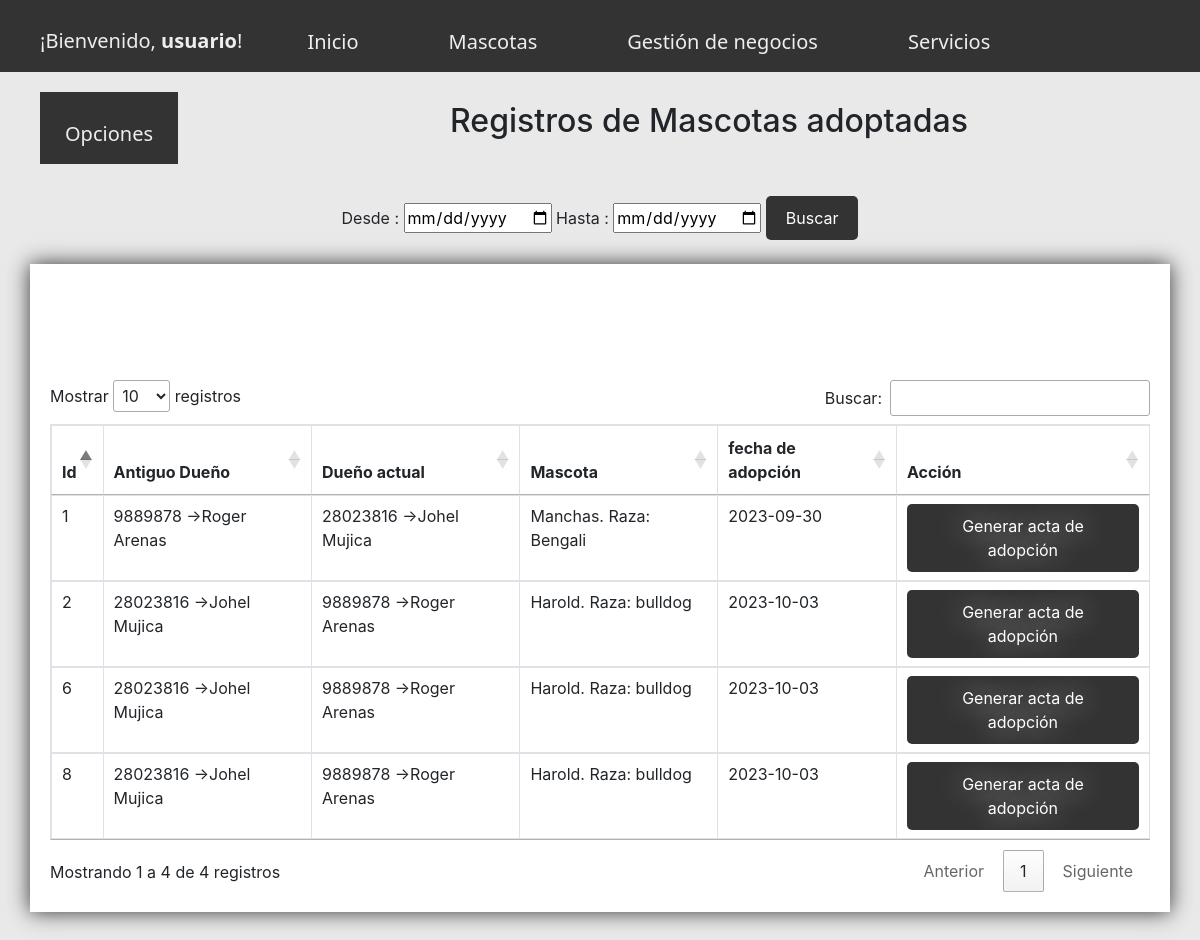
Page /VerMascotasAdoptadas.php (signed in) on the committed database.
### tables this page shows
CREATE TABLE `adopcion` (
  `id` int(11) NOT NULL AUTO_INCREMENT,
  `id_perro` int(11) NOT NULL,
  `id_dueno_uno` int(11) NOT NULL,
  `id_dueno_dos` int(11) NOT NULL,
  `fecha` date NOT NULL,
  PRIMARY KEY (`id`),
  KEY `id_perro` (`id_perro`),
  KEY `id_dueno_uno` (`id_dueno_uno`),
  KEY `id_dueno_dos` (`id_dueno_dos`),
  CONSTRAINT `adopcion_ibfk_1` FOREIGN KEY (`id_perro`) REFERENCES `perro` (`id_perro`),
  CONSTRAINT `adopcion_ibfk_2` FOREIGN KEY (`id_dueno_uno`) REFERENCES `cliente` (`id_cliente`),
  CONSTRAINT `adopcion_ibfk_3` FOREIGN KEY (`id_dueno_dos`) REFERENCES `cliente` (`id_cliente`)
);

CREATE TABLE `cliente` (
  `id_cliente` int(55) NOT NULL,
  `nombre_cliente` varchar(99) NOT NULL,
  `apellido_cliente` varchar(20) NOT NULL,
  `telefono_cliente` varchar(19) NOT NULL,
  `c_check` int(11) NOT NULL DEFAULT '0',
  PRIMARY KEY (`id_cliente`)
);

CREATE TABLE `perro` (
  `id_perro` int(20) NOT NULL AUTO_INCREMENT,
  `indice` int(11) NOT NULL,
  `nombre_perro` varchar(99) NOT NULL,
  `tipo` varchar(10) NOT NULL,
  `raza_perro` varchar(99) NOT NULL,
  `observaciones` text NOT NULL,
  `m_check` int(11) NOT NULL DEFAULT '0',
  PRIMARY KEY (`id_perro`)
);

### VerMascotasAdoptadas.php (the view, shortened to what this page needs)
<?php
	include 'top.php';
$c = new SelectDatos();
$conectar= $c->Buscador();
?>
<?php
	$sentencia = $conectar->query("SELECT * FROM adopcion a INNER JOIN perro p on a.id_perro = p.id_perro order by id desc");
                               $resultado = $sentencia->fetchAll(PDO::FETCH_OBJ);
 	?>
<!DOCTYPE html>
<html lang="es">
<head>
</head>
	<link rel="stylesheet" href="./css/bootstrap.css">
<link rel="stylesheet" href="./css/body.css">
<link rel="stylesheet" href="./css/top.css">
<body style="background-color: #e9e9e9">
	<h2 class="centrado">Registros de Mascotas adoptadas</h2>
<br>
	<form action="" class="centrado" method="post">
           <br>
                <div class="">
                	<label>Desde :</label>
				<input type="date" name="dt1">
				<label>Hasta :</label>
				<input type="date" name="dt2">
				<input type="submit" class="info" name="btn_buscar" value="Buscar">
                </div>
	</form>
			<br>
   <div class="container" style="margin-bottom: 50px; padding: 20px; background-color: #fff; text-shadow: 0 0 30px #fff;
			       box-shadow: 0 0 20px #333; height:30% ">
<table class="table table-bordered" style="padding-bottom: 0%" id="tabla_maa">
	<thead>
			<tr class="head">
				<th class="formularioesp2">Id</th>
				<th class="formularioesp2">Antiguo Dueño</th>
				<th class="formularioesp2">Dueño actual</th>
				<th class="formularioesp2">Mascota</th>
				<th class="formularioesp2">fecha de adopción</th>
				<th class="formularioesp2">Acción</th>
</tr>
</thead>
<?php
foreach ($resultado as $adop) {
                              $sentencia = $conectar->query("SELECT * FROM cliente where id_cliente = '$adop->id_dueno_uno'");
                              $resuluno = $sentencia->fetchAll(PDO::FETCH_OBJ);
                              foreach ($resuluno as $duenouno) {
                              $sentencia = $conectar->query("SELECT * FROM cliente where id_cliente = '$adop->id_dueno_dos'");
                             $resuldos = $sentencia->fetchAll(PDO::FETCH_OBJ);
                              foreach ($resuldos as $duenodos) {
                                ?>
                                <tr>
                    <td class="formularioesp"><?php echo $adop->id; ?></td>
                    <td class="formularioesp"><?php echo $adop->id_dueno_uno." ->".$duenouno->nombre_cliente." ".$duenouno->apellido_cliente; ?></td>
                    <td class="formularioesp"><?php echo $adop->id_dueno_dos." ->".$duenodos->nombre_cliente." ".$duenodos->apellido_cliente; ?></td>
					<td class="formularioesp"><?php echo $adop->nombre_perro.". Raza: ".$adop->raza_perro; ?></td>
					<td class="formularioesp"><?php echo $adop->fecha; ?></td>
					<td class="formularioesp"><a href="GenerarActaDeAdopcion.php?id=<?php echo $adop->id; ?>" class="info" >Generar acta de adopción</a></td>
					<br>
					<?php }
				             }
			                    }
			?>
		</tr>
			</table>
            </div>
</body>
</html>

### css/body.css (style rules this page uses)
.centrado { text-align: center; }
.formularioesp { border: 1px solid #5c9b9c; margin-top: 5px; margin-bottom: 5px; }
.formularioesp2 { border: 1px solid black; margin-top: 5px; margin-bottom: 5px; }

### css/top.css (style rules this page uses)
.info { display: inline-block; padding:10px 20px; background-color: #333; color: white; text-align: center; border: none; border-radius:5px; cursor: pointer; text-decoration: none; }

### DataTables/datatables.css (style rules this page uses)
:root { --dt-row-selected: 13, 110, 253; --dt-row-selected-text: 255, 255, 255; --dt-row-selected-link: 9, 10, 11; --dt-row-stripe: 0, 0, 0; --dt-row-hover: 0, 0, 0; --dt-column-ordering: 0, 0, 0; --dt-html-background: white; }
table.dataTable thead > tr > th.sorting, table.dataTable thead > tr > th.sorting_asc, table.dataTable thead > tr > th.sorting_desc, table.dataTable thead > tr > th.sorting_asc_disabled, table.dataTable thead > tr > th.sorting_desc_disabled, table.dataTable thead > tr > td.sorting, table.dataTable thead > tr > td.sorting_asc, table.dataTable thead > tr > td.sorting_desc, table.dataTable thead > tr > td.sorting_asc_disabled, table.dataTable thead > tr > td.sorting_desc_disabled { cursor: pointer; position: relative; padding-right: 26px; }
table.dataTable thead > tr > th.sorting:before, table.dataTable thead > tr > th.sorting:after, table.dataTable thead > tr > th.sorting_asc:before, table.dataTable thead > tr > th.sorting_asc:after, table.dataTable thead > tr > th.sorting_desc:before, table.dataTable thead > tr > th.sorting_desc:after, table.dataTable thead > tr > th.sorting_asc_disabled:before, table.dataTable thead > tr > th.sorting_asc_disabled:after, table.dataTable thead > tr > th.sorting_desc_disabled:before, table.dataTable thead > tr > th.sorting_desc_disabled:after, table.dataTable thead > tr > td.sorting:before, table.dataTable thead > tr > td.sorting:after, table.dataTable thead > tr > td.sorting_asc:before, table.dataTable thead > tr > td.sorting_asc:after, table.dataTable thead > tr > td.sorting_desc:before, table.dataTable thead > tr > td.sorting_desc:after, table.dataTable thead > tr > td.sorting_asc_disabled:before, table.dataTable thead > tr > td.sorting_asc_disabled:after, table.dataTable thead > tr > td.sorting_desc_disabled:before, table.dataTable thead > tr > td.sorting_desc_disabled:after { position: absolute; display: block; opacity: 0.125; right: 10px; line-height: 9px; font-size: 0.8em; }
table.dataTable thead > tr > th.sorting:before, table.dataTable thead > tr > th.sorting_asc:before, table.dataTable thead > tr > th.sorting_desc:before, table.dataTable thead > tr > th.sorting_asc_disabled:before, table.dataTable thead > tr > th.sorting_desc_disabled:before, table.dataTable thead > tr > td.sorting:before, table.dataTable thead > tr > td.sorting_asc:before, table.dataTable thead > tr > td.sorting_desc:before, table.dataTable thead > tr > td.sorting_asc_disabled:before, table.dataTable thead > tr > td.sorting_desc_disabled:before { bottom: 50%; content: "▲"; content: "▲"/""; }
table.dataTable thead > tr > th.sorting:after, table.dataTable thead > tr > th.sorting_asc:after, table.dataTable thead > tr > th.sorting_desc:after, table.dataTable thead > tr > th.sorting_asc_disabled:after, table.dataTable thead > tr > th.sorting_desc_disabled:after, table.dataTable thead > tr > td.sorting:after, table.dataTable thead > tr > td.sorting_asc:after, table.dataTable thead > tr > td.sorting_desc:after, table.dataTable thead > tr > td.sorting_asc_disabled:after, table.dataTable thead > tr > td.sorting_desc_disabled:after { top: 50%; content: "▼"; content: "▼"/""; }
table.dataTable thead > tr > th.sorting_asc:before, table.dataTable thead > tr > th.sorting_desc:after, table.dataTable thead > tr > td.sorting_asc:before, table.dataTable thead > tr > td.sorting_desc:after { opacity: 0.6; }
table.dataTable thead th, table.dataTable thead td, table.dataTable tfoot th, table.dataTable tfoot td { text-align: left; }
table.dataTable { width: 100%; margin: 0 auto; clear: both; border-collapse: separate; border-spacing: 0; }
table.dataTable thead th, table.dataTable tfoot th { font-weight: bold; }
table.dataTable > thead > tr > th, table.dataTable > thead > tr > td { padding: 10px; border-bottom: 1px solid rgba(0, 0, 0, 0.3); }
table.dataTable tbody tr { background-color: transparent; }
table.dataTable tbody th, table.dataTable tbody td { padding: 8px 10px; }
table.dataTable.no-footer { border-bottom: 1px solid rgba(0, 0, 0, 0.3); }
table.dataTable th, table.dataTable td { box-sizing: content-box; }

### rows in the picture
adopcion: id "8", id_dueno_uno "28023816", id_dueno_dos "9889878", fecha "2023-10-03"
cliente: nombre_cliente "Johel", apellido_cliente "Mujica"
cliente: nombre_cliente "Roger", apellido_cliente "Arenas"
perro: nombre_perro "Harold", raza_perro "bulldog"
adopcion: id "6", id_dueno_uno "28023816", id_dueno_dos "9889878", fecha "2023-10-03"
adopcion: id "2", id_dueno_uno "28023816", id_dueno_dos "9889878", fecha "2023-10-03"
adopcion: id "1", id_dueno_uno "9889878", id_dueno_dos "28023816", fecha "2023-09-30"
perro: nombre_perro "Manchas", raza_perro "Bengali"

### other values in the picture
$_SESSION['username'] "usuario"
